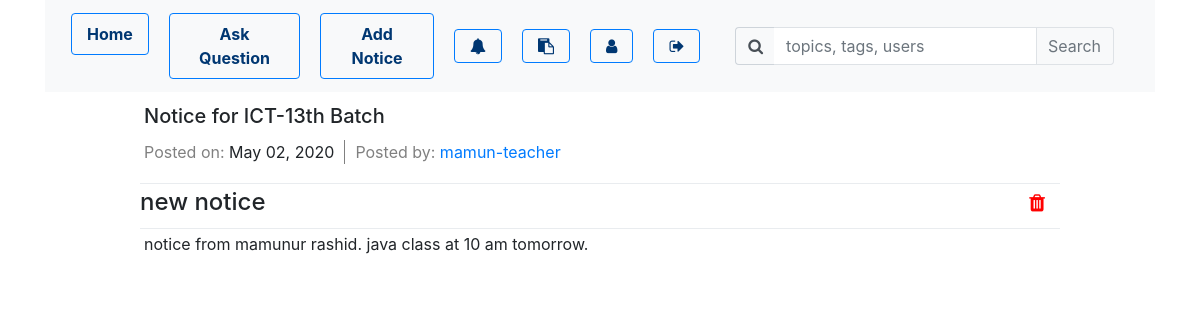
The app's page /noticeDetails.php?noticeId=4 (signed in) with its own data.
### tables this page shows
CREATE TABLE `notice` (
  `notice_id` int(11) NOT NULL,
  `user_name` varchar(50) NOT NULL,
  `title` varchar(1000) NOT NULL,
  `notice_body` varchar(5000) NOT NULL,
  `batch` varchar(5) NOT NULL,
  `date` date NOT NULL
);

### DatabaseConnection.php (called while the page is built, shortened)
<?php
$host = "localhost";
$db = "ict_forum";
$user = "root";
$pass = "";
function getNoticeDetails($noticeId) {
    global $host, $db, $user, $pass;
    $con = mysqli_connect($host, $user, $pass, $db);
    $noticeQuery = "select * from notice where notice_id=$noticeId";
    $noticeDetails = mysqli_query($con, $noticeQuery);
    if (mysqli_num_rows($noticeDetails) > 0) {
        return $noticeDetails;
    } else {
        mysqli_close($con);
        return "";
    }
}
?>

### noticeDetails.php (the view, shortened to what this page needs)
<?php
include 'includes/navbar.php';
?>
<?php
$noticeId = NULL;
if (isset($_GET['noticeId'])) {
    $noticeId = $_GET['noticeId'];
}
?>
<div class="container">
    <div class="row">
        <div class="col-md-10 col-lg-10 offset-md-1 offset-lg-1">
            <?php
            $noticeDetails = getNoticeDetails($noticeId);
            if ($noticeDetails == "") {
                echo '<h5 style="color:darkred;">No Notice Found</h5>';
            } else {
                $row = mysqli_fetch_assoc($noticeDetails);
                ?>
                <div class="row m-1 mt-1">
                    <h5><?php echo 'Notice for ICT-' . $row['batch'] . ' Batch'; ?></h5>
                </div>
                <div class="row m-1 mt-1">
                    <p><span style="color: gray;">Posted on: </span><?php echo '' . date_format(date_create($row["date"]), "F d, Y"); ?></p>
                    <p style="margin-left: 10px; padding-left: 10px; border-left: 1px solid gray;"><span style="color: gray;">Posted by: </span><?php echo '<a href="userDetails.php?username=' . $row['user_name'] . '">' . $row['user_name'] . '</a>' ?></p>
                </div>
                <div class="dropdown-divider sidebar mb-1"></div>
                <div class="row mt-1">
                    <div class="col-lg-11 col-md-11">
                        <h4><?php echo '' . $row['title']; ?></h4>
                    </div>
                    <div class="col-lg-1 col-md-1 d-flex justify-content-end">
                        <p><?php
                            if (isset($_SESSION['userName'])) {
                                if ($_SESSION['userName'] == $row['user_name']) {
                                    ?>
                                    <a style="cursor: pointer; font-size: 20px;" href="<?php echo "deleteNotice.php?noticeId=" . $row['notice_id'] . '&&userName=' . $row['user_name']; ?>"><i style="color: red; margin-top: 5px; margin-right: 15px;" class = "fa fa-trash" title = "delete this question"></i></a>
                                    <?php
                                }
                            }
                            ?></p>
                    </div>
                </div>
                <div class="dropdown-divider sidebar"></div>
                <div class="row m-1 mt-1">
                    <p><?php echo '' . $row['notice_body']; ?></p>
                </div>
                <?php
            }
            ?>
        </div>
    </div>
</div>

### styles/style.css (style rules this page uses)
.dropdown-divider.sidebar { margin-top: -1px; margin-bottom: -1px; }
body { padding-top: 100px; }

### records on screen
notice: batch "13th", date "May 02, 2020", user_name "mamun-teacher", title "new notice", notice_body "notice from mamunur rashid. java class at 10 am tomorrow."
